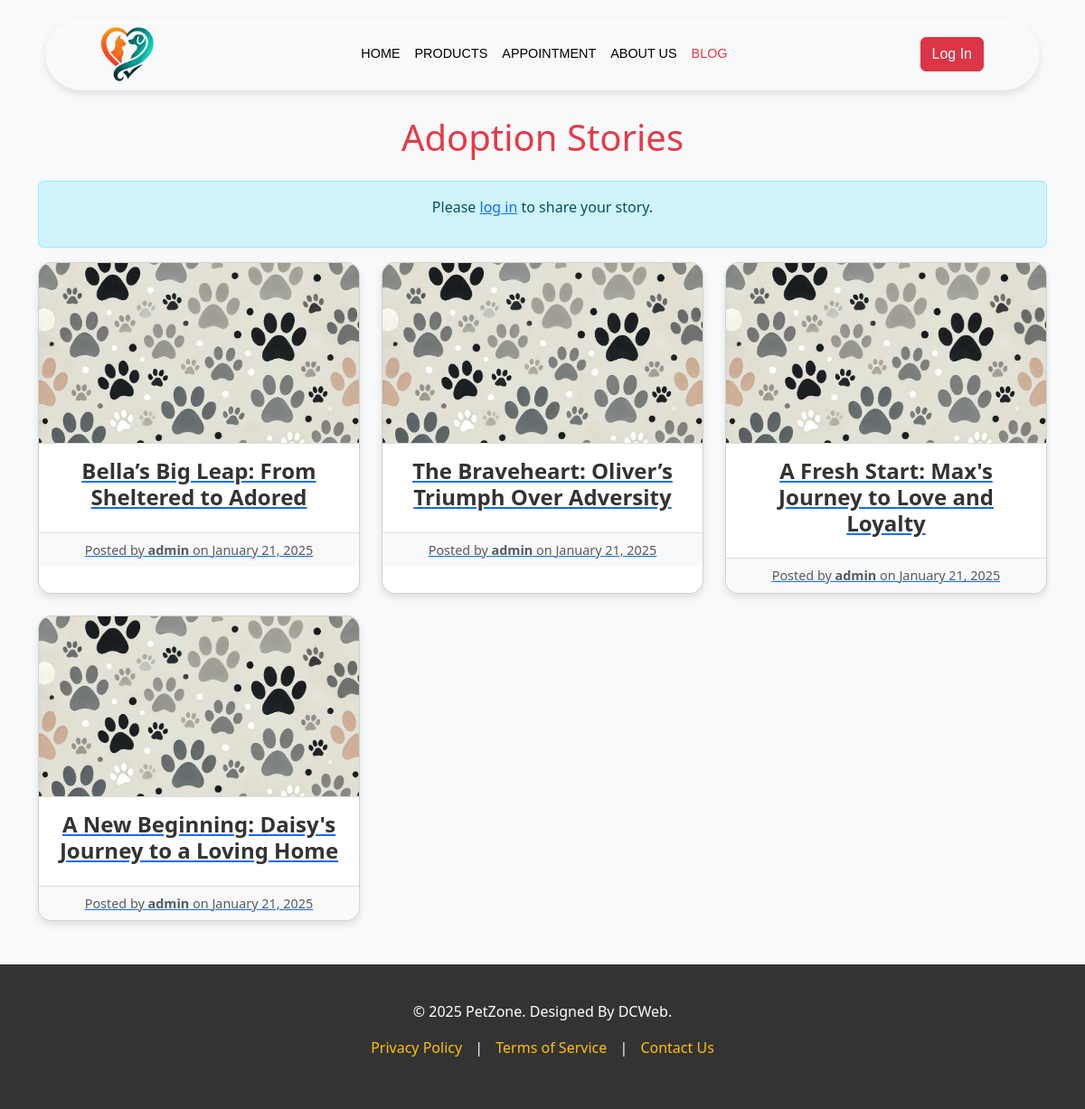
The page /blog/ on the database as committed earlier.
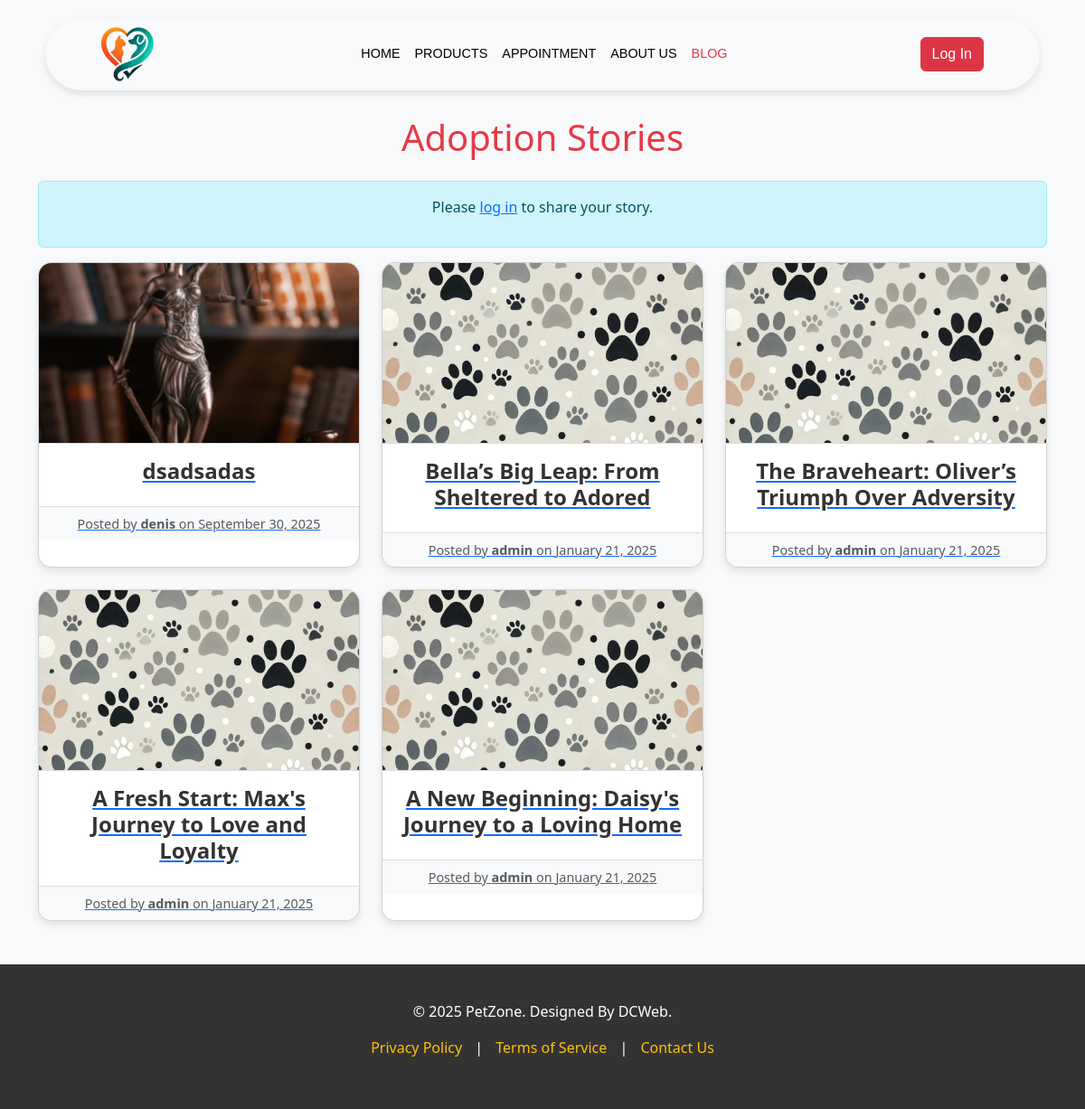
The same page on the database as committed later.
### blog/models.py (models this page shows, shortened)
class BlogPost(models.Model):
    title = models.CharField(max_length=200)
    content = models.TextField()
    author = models.ForeignKey(User, on_delete=models.CASCADE)
    image = models.ImageField(upload_to='blog_images/', null=True, blank=True, default='images/no_image_available.png')
    created_at = models.DateTimeField(auto_now_add=True)
    updated_at = models.DateTimeField(auto_now=True)

### blog/views.py (the view)
# urls.py: path('', views.blog_list, name='blog_list'),
def blog_list(request):
    posts = BlogPost.objects.all().order_by('-created_at')
    return render(request, 'blog/blog_list.html', {'posts': posts})

### blog/templates/blog/blog_list.html (shortened to what this page needs)
{% extends "base.html" %} {% load static %}
{% block extra_css %}
<link rel="stylesheet" href="{% static 'blog/css/blog_list.css' %}" />
{% endblock %}
{% block body %}
<div class="container my-5">
  <h1 class="text-center mb-4" style="color: #e63946">Adoption Stories</h1>
  {% if user.is_authenticated %}
  <div class="text-center create-button">
    <a
      href="{% url 'blog_create' %}"
      class="btn btn-primary"
      style="background-color: #e63946"
      >Add Your Story</a
    >
  </div>
  {% else %}
  <div class="alert alert-info text-center">
    <p>Please <a href="{% url 'login' %}">log in</a> to share your story.</p>
  </div>
  {% endif %}
  <div class="row row-cols-1 row-cols-md-2 row-cols-lg-3 g-4">
    {% for post in posts %}
    <div class="col">
      <div class="card story-card h-100">
        <a href="{% url 'blog_detail' id=post.id %}">
          {% if post.image %}
          <img
            src="{{ post.image.url }}"
            class="card-img-top"
            alt="{{ post.title }}"
          />
          {% else %}
          <img
            src="{% static 'blog/images/no_image_available.png' %}"
            class="card-img-top"
            alt="No image available"
          />
          {% endif %}
        <div class="card-body">
          <h5 class="card-title text-center">{{ post.title }}</h5>
        </div>
        <div class="card-footer text-muted text-center">
          Posted by <strong>{{ post.author }}</strong> on {{ post.created_at|date:"F d, Y" }}
        </div>
        </a>
      </div>
    </div>
    {% endfor %}
  </div>
</div>
{% endblock %}

### templates/base.html (shortened to what this page needs)
{% load static %}
<!DOCTYPE html>
<html lang="en">
  <head>
    <link
      href="https://cdn.jsdelivr.net/npm/bootstrap@5.3.3/dist/css/bootstrap.min.css"
      rel="stylesheet"
    />
    {% block extra_css %}{% endblock %}
  </head>
  <body>
    {% include "includes/navbar.html" %}
    {% block body %} {% endblock %}
    {% include "includes/footer.html" %}
  </body>
</html>

### templates/includes/navbar.html (shortened to what this page needs)
{% load static %}
<head>
</head>
<nav class="navbar navbar-expand-lg navbar-custom">
  <div class="container-fluid">
    <a class="navbar-brand" href="{% url 'home-page' %}">
      <img src="{% static 'images/PetZone_logo.png' %}" alt="PetZone Logo" />
    </a>
    <div class="collapse navbar-collapse" id="navbarSupportedContent">
      <div class="d-flex justify-content-center flex-grow-1">
        <ul class="navbar-nav mb-2 mb-lg-0">
          {% if user.is_superuser %}
          <li class="nav-item">
            <a
              class="nav-link all-products-link"
              href="{% url 'all-products' %}"
              >All Products</a
            >
          </li>
          <li class="nav-item">
            <a class="nav-link orders-link" href="{% url 'orders' %}">Orders</a>
          </li>
          {% else %}
          <li class="nav-item">
            <a
              class="nav-link home-link"
              aria-current="page"
              href="{% url 'home-page' %}"
              >Home</a
            >
          </li>
          <li class="nav-item">
            <a
              class="nav-link products-link"
              aria-current="page"
              href="{% url 'products-home' %}"
              >Products</a
            >
          </li>
          {% endif %} {% if user.is_superuser %}
          <li class="nav-item">
            <a
              class="nav-link appointment-list-link"
              href="{% url 'appointment-list' %}"
              >Appointment list</a
            >
          </li>
          {% else %}
          <li class="nav-item">
            <a
              class="nav-link appointment-home-link"
              href="{% url 'appointment-home' %}"
              >Appointment</a
            >
          </li>
          {% endif %}
          <li class="nav-item">
            <a class="nav-link about-us-link" href="{% url 'about-us' %}"
              >About Us</a
            >
          </li>
          <li class="nav-item">
            <a class="nav-link blog-link" href="{% url 'blog_list' %}">Blog</a>
          </li>
        </ul>
      </div>
      <ul class="navbar-nav ms-auto mb-2 mb-lg-0">
        {% if user.is_authenticated %}
        <li class="nav-item">
          <a
            class="nav-link active-logout"
            aria-current="page"
            href="{% url 'logout' %}"
            >Logout</a
          >
        </li>
        <li class="nav-item">
          <a
            class="nav-link active"
            aria-current="page"
            href="{% url 'admin:index' %}"
            >Hi <b>{{ user.username }}</b></a
          >
        </li>
        {% else %}
        <li class="nav-item">
          <a href="{% url 'login' %}" class="btn btn-danger" aria-current="page"
            >Log In</a
          >
        </li>
        {% endif %}
      </ul>
    </div>
  </div>
</nav>

### templates/includes/footer.html (shortened to what this page needs)
<head>
</head>
<div class="footer">
  <p>&copy; 2025 PetZone. Designed By DCWeb.</p>
  <p>
    <a href="#">Privacy Policy</a> | <a href="#">Terms of Service</a> |
    <a href="#">Contact Us</a>
  </p>
</div>

### blog/static/blog/css/blog_list.css (style rules this page uses)
body { background-color: #f8f9fa; }
.story-card { box-shadow: 0 4px 8px rgba(0, 0, 0, 0.1); border-radius: 15px; overflow: hidden; transition: transform 0.3s ease, box-shadow 0.3s ease; }
.story-card img { height: 200px; object-fit: cover; border-bottom: 1px solid #ddd; }
.story-card .card-body { text-align: left; }
.card-title { font-size: 1.5rem; font-weight: bold; color: #333; }
.card-footer { background-color: #f8f9fa; border-top: 1px solid #ddd; font-size: 0.9rem; }
.navbar-custom .blog-link { color: #e63946 !important; }

### templates/includes/navbar.html (style rules this page uses)
.navbar-custom { position: sticky; background-color: transparent; backdrop-filter: blur(10px); box-shadow: 0 4px 8px rgba(0, 0, 0, 0.1); top: 20px; z-index: 1030; border-radius: 50px; margin: 0 50px; padding: 5px 50px; font-family: Poppins, sans-serif; font-size: 0.9rem; display: flex; justify-content: space-between; align-items: center; overflow: hidden; }
.navbar-custom .nav-link { color: black; padding: 8px 12px; text-transform: uppercase; }
.navbar-brand img { height: 60px; }

### templates/includes/footer.html (style rules this page uses)
.footer { width: 100%; background-color: #333; color: white; padding: 40px 20px; text-align: center; position: relative; bottom: 0; }
.footer a { color: #ffc107; text-decoration: none; margin: 0 10px; font-weight: 500; transition: color 0.3s ease; }

Rows that differ between the two databases and show on the page:
added BlogPost: image (picture), title "dsadsadas", author "denis", created_at "September 30, 2025"
